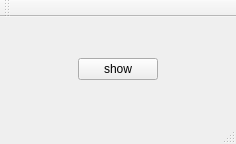
<?xml version="1.0" encoding="UTF-8"?>
<ui version="4.0">
 <class>MainWindow</class>
 <widget class="QMainWindow" name="MainWindow">
  <property name="geometry">
   <rect>
    <x>0</x>
    <y>0</y>
    <width>236</width>
    <height>144</height>
   </rect>
  </property>
  <property name="windowTitle">
   <string>MainWindow</string>
  </property>
  <property name="styleSheet">
   <string notr="true">#MainWindow{
background-color: qlineargradient(spread:repeat, x1:0, y1:0, x2:1, y2:1,
	stop:0.289773 rgba(82, 102, 136, 255), stop:0.943182 rgba(255, 255, 255, 255));
}</string>
  </property>
  <widget class="QWidget" name="centralWidget">
   <layout class="QHBoxLayout" name="horizontalLayout">
    <item>
     <spacer name="horizontalSpacer">
      <property name="orientation">
       <enum>Qt::Horizontal</enum>
      </property>
      <property name="sizeHint" stdset="0">
       <size>
        <width>40</width>
        <height>20</height>
       </size>
      </property>
     </spacer>
    </item>
    <item>
     <widget class="QPushButton" name="pushButton">
      <property name="text">
       <string>show</string>
      </property>
     </widget>
    </item>
    <item>
     <spacer name="horizontalSpacer_2">
      <property name="orientation">
       <enum>Qt::Horizontal</enum>
      </property>
      <property name="sizeHint" stdset="0">
       <size>
        <width>40</width>
        <height>20</height>
       </size>
      </property>
     </spacer>
    </item>
   </layout>
  </widget>
  <widget class="QMenuBar" name="menuBar">
   <property name="geometry">
    <rect>
     <x>0</x>
     <y>0</y>
     <width>236</width>
     <height>23</height>
    </rect>
   </property>
  </widget>
  <widget class="QToolBar" name="mainToolBar">
   <attribute name="toolBarArea">
    <enum>TopToolBarArea</enum>
   </attribute>
   <attribute name="toolBarBreak">
    <bool>false</bool>
   </attribute>
  </widget>
  <widget class="QStatusBar" name="statusBar"/>
 </widget>
 <layoutdefault spacing="6" margin="11"/>
 <resources/>
 <connections/>
</ui>
